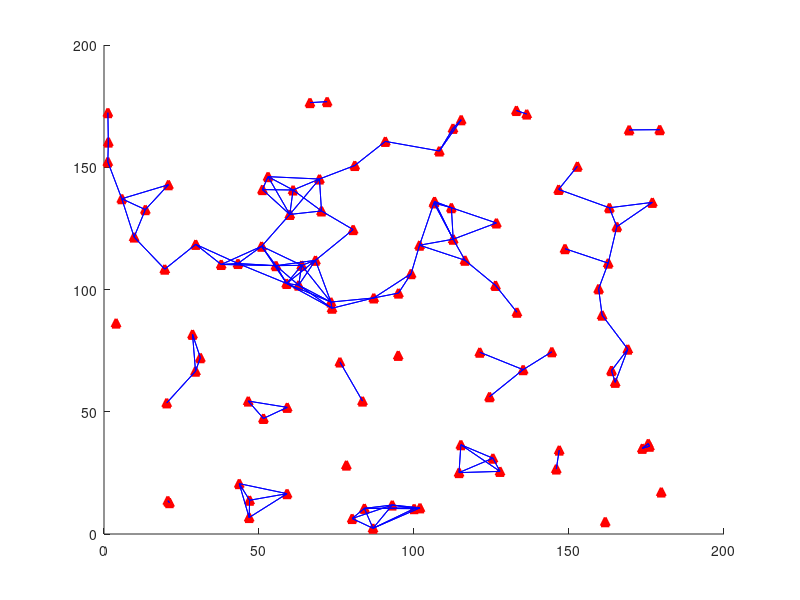

Here is the MATLAB script that generated this plot:
k = 1.2;
d = 15;
r = d * k;

rng (117);
points = rand (100, 2) * 180;
figure ('Name', 'Point Map', 'NumberTitle', 'off')
scatter (points (:, 1), points (:,2), ... 
'marker', '^', 'MarkerFaceColor', [1 0 0],'MarkerEdgeColor', [1 0 0], 'LineWidth', 2)

%The two lines below are used to draw the circles around each node
radii = ones (100, 1) * r; 
%viscircles (points, radii, 'Color', [0 1 0]);

%viscircles (points (1,:), radii (1), 'Color', [0 1 0]);

neighbors = zeros (100, 100);

%for every point i
%for every point other than the current point j
%check if distance from i to j is <= radius
for i = 1:100
    t = 1;
    for j = 1:100
        if i == j
            %Skip
        elseif norm (points (i,:) - points (j,:)) <= r %the point is in radius
            %viscircles (points (j,:), radii (1)/18, 'Color', [0 0 1])
            hold on
            a = points (i,:);
            b = points (j,:);
            plot ([a(1) b(1)], [a(2) b(2)], 'b');
            neighbors (i,t) = j;
            t = t + 1;
            
        end
    end
end
